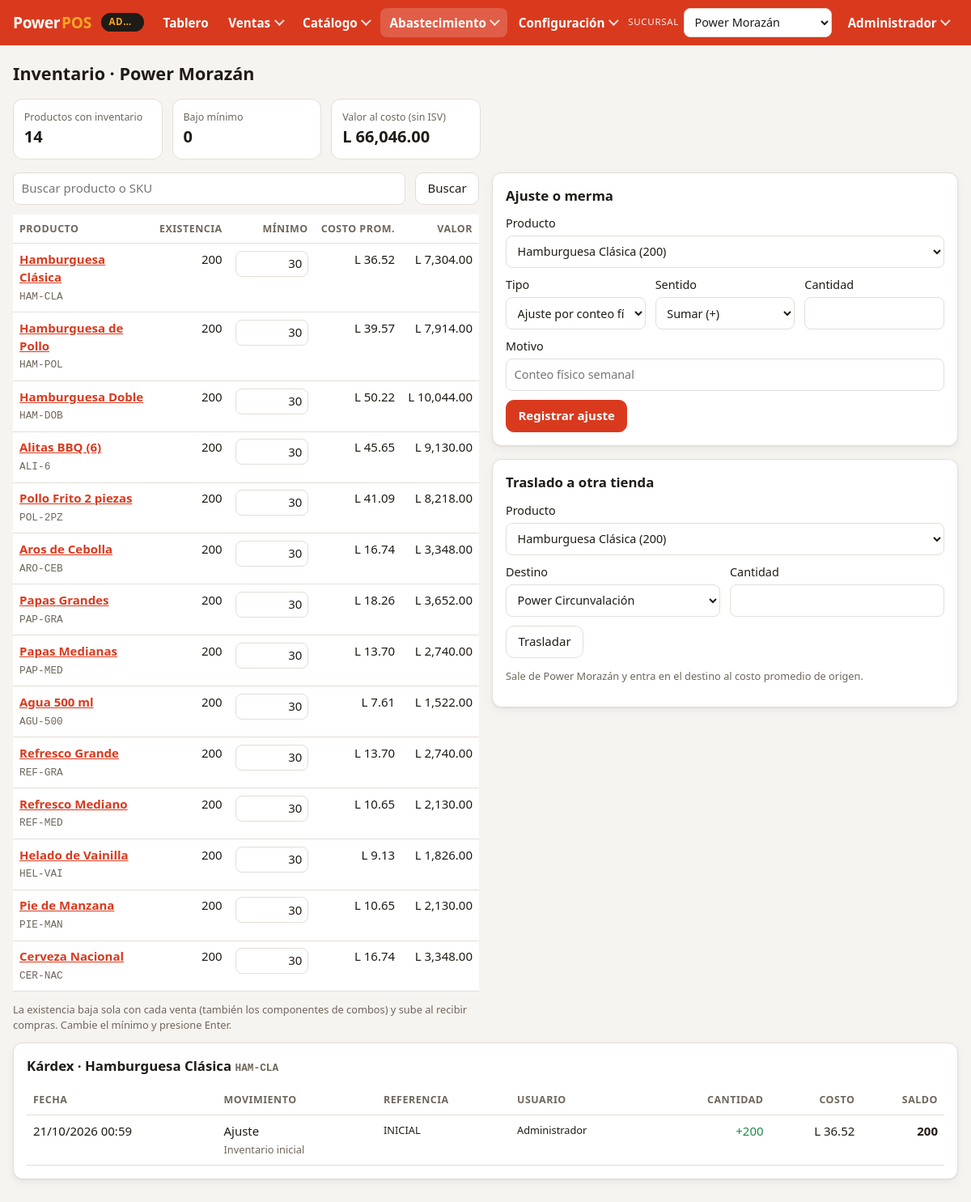
The page /index.php?p=inventario&kardex=1 (signed in) on the database its author committed.
### tables this page shows
CREATE TABLE usuarios (
  id             INT UNSIGNED AUTO_INCREMENT PRIMARY KEY,
  tienda_id      INT UNSIGNED NULL COMMENT 'NULL = acceso a todas las tiendas',
  nombre         VARCHAR(100) NOT NULL,
  email          VARCHAR(120) NOT NULL UNIQUE,
  password_hash  VARCHAR(255) NOT NULL,
  rol            ENUM('ADMIN','GERENTE','CAJERO') NOT NULL DEFAULT 'CAJERO',
  activo         TINYINT(1) NOT NULL DEFAULT 1,
  FOREIGN KEY (tienda_id) REFERENCES tiendas(id)
);

CREATE TABLE productos (
  id               INT UNSIGNED AUTO_INCREMENT PRIMARY KEY,
  categoria_id     INT UNSIGNED NOT NULL,
  sku              VARCHAR(30)  NOT NULL UNIQUE,
  nombre           VARCHAR(120) NOT NULL,
  precio_centavos  INT UNSIGNED NOT NULL COMMENT 'Precio de venta CON ISV',
  tipo_impuesto    ENUM('G15','G18','EXE') NOT NULL DEFAULT 'G15'
                   COMMENT 'G15 = ISV 15%, G18 = ISV 18% (bebidas alcohólicas), EXE = exento',
  vendible_solo    TINYINT(1) NOT NULL DEFAULT 1 COMMENT '0 = solo como opción de combo',
  controla_stock   TINYINT(1) NOT NULL DEFAULT 1,
  activo           TINYINT(1) NOT NULL DEFAULT 1,
  FOREIGN KEY (categoria_id) REFERENCES categorias(id)
);

CREATE TABLE inventario_movimientos (
  id           BIGINT UNSIGNED AUTO_INCREMENT PRIMARY KEY,
  tienda_id    INT UNSIGNED NOT NULL,
  producto_id  INT UNSIGNED NOT NULL,
  tipo         ENUM('VENTA','COMPRA','ENTRADA','AJUSTE','TRASLADO_SALIDA','TRASLADO_ENTRADA','MERMA') NOT NULL,
  cantidad     DECIMAL(12,3) NOT NULL COMMENT 'Negativo = salida',
  referencia   VARCHAR(60),
  costo_unitario INT UNSIGNED NULL COMMENT 'Costo sin ISV en compras y traslados',
  usuario_id   INT UNSIGNED NULL,
  motivo       VARCHAR(150) NULL COMMENT 'Obligatorio en ajustes y mermas',
  fecha        DATETIME NOT NULL DEFAULT CURRENT_TIMESTAMP,
  FOREIGN KEY (tienda_id)   REFERENCES tiendas(id),
  FOREIGN KEY (producto_id) REFERENCES productos(id),
  INDEX idx_mov_tienda_fecha (tienda_id, fecha)
);

### views/inventario.php (the view, shortened to what the rows shown need)
<?php
$inv = new InventarioService($db);
$tiendaId = Auth::tiendaId();
$kardexId = (int) ($_GET['kardex'] ?? 0);
$kardex = $kardexId ? $inv->kardex($tiendaId, $kardexId) : [];
$kProd = $kardexId ? $db->query('SELECT nombre, sku FROM productos WHERE id = ' . $kardexId)->fetch() : null;
$st = $db->prepare('SELECT id, nombre FROM tiendas WHERE activa = 1 AND id <> ?');
$st->execute([$tiendaId]);
$otras = $st->fetchAll();
$tiendaNombre = $db->query('SELECT nombre FROM tiendas WHERE id = ' . $tiendaId)->fetchColumn();
$tipos = ['VENTA' => 'Venta', 'COMPRA' => 'Compra', 'ENTRADA' => 'Entrada', 'AJUSTE' => 'Ajuste', 'MERMA' => 'Merma',
    'TRASLADO_SALIDA' => 'Traslado sale', 'TRASLADO_ENTRADA' => 'Traslado entra'];
require __DIR__ . '/_layout.php';
layout_inicio('Inventario', 'inventario', $db);
?>
<h1>Inventario · <?= e($tiendaNombre) ?></h1>
<div class="columnas">
  <section>
    <div class="tabla-scroll"><table class="tabla">
      <thead><tr><th>Producto</th><th class="num">Existencia</th><th class="num">Mínimo</th><th class="num">Costo prom.</th><th class="num">Valor</th></tr></thead>
    </table></div>
  </section>
  <div>
    <section class="tarjeta">
      <h2>Ajuste o merma</h2>
    </section>
    <?php if ($otras): ?>
    <section class="tarjeta">
      <h2>Traslado a otra tienda</h2>
    </section>
    <?php endif; ?>
  </div>
</div>
<?php if ($kProd): ?>
<section class="tarjeta" id="kardex">
  <h2>Kárdex · <?= e($kProd['nombre']) ?> <small class="tenue mono"><?= e($kProd['sku']) ?></small></h2>
  <div class="tabla-scroll"><table class="tabla">
    <thead><tr><th>Fecha</th><th>Movimiento</th><th>Referencia</th><th>Usuario</th><th class="num">Cantidad</th><th class="num">Costo</th><th class="num">Saldo</th></tr></thead>
    <tbody>
    <?php foreach ($kardex as $m): ?>
      <tr>
        <td><?= e(date('d/m/Y H:i', strtotime($m['fecha']))) ?></td>
        <td><?= e($tipos[$m['tipo']] ?? $m['tipo']) ?><?= $m['motivo'] ? '<br><small class="tenue">' . e($m['motivo']) . '</small>' : '' ?></td>
        <td class="chico"><?= e($m['referencia']) ?></td>
        <td class="chico"><?= e($m['usuario'] ?? '—') ?></td>
        <td class="num <?= (float) $m['cantidad'] < 0 ? 'mal-txt' : 'ok-txt' ?>"><?= (float) $m['cantidad'] > 0 ? '+' : '' ?><?= InventarioService::cant($m['cantidad']) ?></td>
        <td class="num"><?= $m['costo_unitario'] !== null ? lps($m['costo_unitario']) : '' ?></td>
        <td class="num"><b><?= InventarioService::cant($m['saldo']) ?></b></td>
      </tr>
    <?php endforeach; ?>
    </tbody>
  </table></div>
</section>
<?php endif; ?>
<?php layout_fin(); ?>

### views/_layout.php (shortened to what the rows shown need)
<?php
function layout_inicio(string $titulo, string $activo, PDO $db): void
{
    $u = Auth::usuario();
    $deTienda = Menu::esDeTienda($u);
    ?>
<!doctype html>
<html lang="es">
<head>
  <link rel="stylesheet" href="assets/app.css">
</head>
<body class="<?= $deTienda ? 'menu-tienda' : 'menu-admin' ?>">
<header class="barra">
  <nav class="nav" id="nav" aria-label="<?= $deTienda ? 'Menú de tienda' : 'Menú administrativo' ?>">
    <div class="nav-fin">
      <details class="grupo usuario">
        <summary><?= e($u['nombre']) ?></summary>
      </details>
    </div>
  </nav>
</header>
<main class="contenido">
<?php
}
function layout_fin(array $scripts = []): void
{
    ?>
</main>
</body>
</html>
<?php
}

### rows shown on the page
usuarios: nombre "Administrador"
productos: nombre "Hamburguesa Clásica", sku "HAM-CLA"
inventario_movimientos: fecha "21/10/2026 00:59", tipo "Ajuste", motivo "Inventario inicial", referencia "INICIAL", usuario.nombre "Administrador", cantidad "200", costo_unitario "L 36.52", saldo "200"

### other values the page prints
$item['texto'] "Tablero"
$item['texto'] "Ventas"
$item['texto'] "Catálogo"
$item['texto'] "Abastecimiento"
$item['texto'] "Configuración"
$tiendaNombre "Power Morazán"
count($filas) "14"
$bajos "0"
lps((int) $valorTotal) "L 66,046.00"
$f['nombre'] "Hamburguesa Clásica"
$f['sku'] "HAM-CLA"
InventarioService::cant($f['existencia']) "200"
lps($f['costo_promedio']) "L 36.52"
lps((int) $f['valor']) "L 7,304.00"
$f['nombre'] "Hamburguesa de Pollo"
